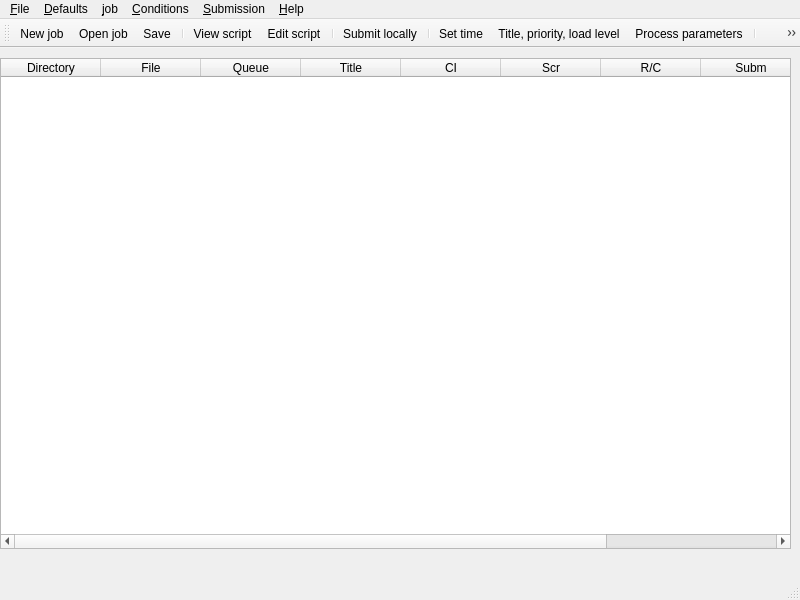
<?xml version="1.0" encoding="UTF-8"?>
<ui version="4.0">
 <class>MainWindow</class>
 <widget class="QMainWindow" name="MainWindow">
  <property name="geometry">
   <rect>
    <x>0</x>
    <y>0</y>
    <width>800</width>
    <height>600</height>
   </rect>
  </property>
  <property name="windowTitle">
   <string>Administer saved job files</string>
  </property>
  <property name="windowIcon">
   <iconset resource="resources.qrc">
    <normaloff>:/Btrw icon</normaloff>:/Btrw icon</iconset>
  </property>
  <property name="toolTip">
   <string/>
  </property>
  <widget class="QWidget" name="centralwidget">
   <widget class="QTableWidget" name="joblist">
    <property name="geometry">
     <rect>
      <x>0</x>
      <y>10</y>
      <width>791</width>
      <height>491</height>
     </rect>
    </property>
    <property name="contextMenuPolicy">
     <enum>Qt::CustomContextMenu</enum>
    </property>
    <property name="selectionMode">
     <enum>QAbstractItemView::SingleSelection</enum>
    </property>
    <property name="selectionBehavior">
     <enum>QAbstractItemView::SelectRows</enum>
    </property>
    <attribute name="horizontalHeaderVisible">
     <bool>true</bool>
    </attribute>
    <attribute name="verticalHeaderVisible">
     <bool>false</bool>
    </attribute>
    <column>
     <property name="text">
      <string>Directory</string>
     </property>
    </column>
    <column>
     <property name="text">
      <string>File</string>
     </property>
    </column>
    <column>
     <property name="text">
      <string>Queue</string>
     </property>
    </column>
    <column>
     <property name="text">
      <string>Title</string>
     </property>
    </column>
    <column>
     <property name="text">
      <string>CI</string>
     </property>
    </column>
    <column>
     <property name="text">
      <string>Scr</string>
     </property>
    </column>
    <column>
     <property name="text">
      <string>R/C</string>
     </property>
    </column>
    <column>
     <property name="text">
      <string>Subm</string>
     </property>
    </column>
    <column>
     <property name="text">
      <string>Ch</string>
     </property>
    </column>
   </widget>
  </widget>
  <widget class="QMenuBar" name="menubar">
   <property name="geometry">
    <rect>
     <x>0</x>
     <y>0</y>
     <width>800</width>
     <height>25</height>
    </rect>
   </property>
   <property name="defaultUp">
    <bool>false</bool>
   </property>
   <widget class="QMenu" name="menu_File">
    <property name="title">
     <string>&amp;File</string>
    </property>
    <addaction name="action_new_job"/>
    <addaction name="action_open_job"/>
    <addaction name="action_save"/>
    <addaction name="action_save_as"/>
    <addaction name="action_saveall"/>
    <addaction name="action_close"/>
    <addaction name="action_closedel"/>
    <addaction name="separator"/>
    <addaction name="action_progopts"/>
    <addaction name="separator"/>
    <addaction name="action_quit"/>
   </widget>
   <widget class="QMenu" name="menu_Defaults">
    <property name="title">
     <string>&amp;Defaults</string>
    </property>
    <addaction name="action_def_setcanc"/>
    <addaction name="separator"/>
    <addaction name="action_def_set_time"/>
    <addaction name="action_def_titprill"/>
    <addaction name="action_def_procpar"/>
    <addaction name="action_def_timelim"/>
    <addaction name="action_def_perms"/>
    <addaction name="action_def_mailwrite"/>
    <addaction name="separator"/>
    <addaction name="action_def_args"/>
    <addaction name="action_def_redirs"/>
    <addaction name="action_def_env"/>
   </widget>
   <widget class="QMenu" name="menu_job">
    <property name="title">
     <string>&amp;job</string>
    </property>
    <addaction name="action_job_setrun"/>
    <addaction name="action_job_setcanc"/>
    <addaction name="separator"/>
    <addaction name="action_job_set_time"/>
    <addaction name="action_job_titprill"/>
    <addaction name="action_job_procpar"/>
    <addaction name="action_job_timelim"/>
    <addaction name="action_job_perms"/>
    <addaction name="action_job_mailwrite"/>
    <addaction name="separator"/>
    <addaction name="action_job_args"/>
    <addaction name="action_job_redirs"/>
    <addaction name="action_job_env"/>
   </widget>
   <widget class="QMenu" name="menu_Submission">
    <property name="title">
     <string>&amp;Submission</string>
    </property>
    <addaction name="action_view_script"/>
    <addaction name="action_edit_script"/>
    <addaction name="separator"/>
    <addaction name="action_submit_locally"/>
    <addaction name="action_submit_remote"/>
   </widget>
   <widget class="QMenu" name="menu_Help">
    <property name="title">
     <string>&amp;Help</string>
    </property>
    <addaction name="action_About_BTRW"/>
   </widget>
   <widget class="QMenu" name="menu_Conditions">
    <property name="title">
     <string>&amp;Conditions</string>
    </property>
    <addaction name="action_job_conds"/>
    <addaction name="action_job_asses"/>
    <addaction name="separator"/>
    <addaction name="action_def_conds"/>
    <addaction name="action_def_asses"/>
   </widget>
   <addaction name="menu_File"/>
   <addaction name="menu_Defaults"/>
   <addaction name="menu_job"/>
   <addaction name="menu_Conditions"/>
   <addaction name="menu_Submission"/>
   <addaction name="menu_Help"/>
  </widget>
  <widget class="QStatusBar" name="statusbar"/>
  <widget class="QToolBar" name="toolBar">
   <property name="windowTitle">
    <string>toolBar</string>
   </property>
   <attribute name="toolBarArea">
    <enum>TopToolBarArea</enum>
   </attribute>
   <attribute name="toolBarBreak">
    <bool>false</bool>
   </attribute>
   <addaction name="action_new_job"/>
   <addaction name="action_open_job"/>
   <addaction name="action_save"/>
   <addaction name="separator"/>
   <addaction name="action_view_script"/>
   <addaction name="action_edit_script"/>
   <addaction name="separator"/>
   <addaction name="action_submit_locally"/>
   <addaction name="separator"/>
   <addaction name="action_job_set_time"/>
   <addaction name="action_job_titprill"/>
   <addaction name="action_job_procpar"/>
   <addaction name="separator"/>
   <addaction name="action_job_conds"/>
   <addaction name="action_job_asses"/>
  </widget>
  <action name="action_new_job">
   <property name="icon">
    <iconset resource="resources.qrc">
     <normaloff>:/new job file</normaloff>:/new job file</iconset>
   </property>
   <property name="text">
    <string>&amp;New job</string>
   </property>
   <property name="toolTip">
    <string>Create a new job</string>
   </property>
   <property name="shortcut">
    <string>Ctrl+N</string>
   </property>
  </action>
  <action name="action_open_job">
   <property name="icon">
    <iconset resource="resources.qrc">
     <normaloff>:/open job file</normaloff>:/open job file</iconset>
   </property>
   <property name="text">
    <string>&amp;Open job</string>
   </property>
   <property name="toolTip">
    <string>open an existing job file</string>
   </property>
   <property name="shortcut">
    <string>Ctrl+O</string>
   </property>
  </action>
  <action name="action_save">
   <property name="icon">
    <iconset resource="resources.qrc">
     <normaloff>:/save job file</normaloff>:/save job file</iconset>
   </property>
   <property name="text">
    <string>&amp;Save</string>
   </property>
   <property name="toolTip">
    <string>save job to file</string>
   </property>
   <property name="shortcut">
    <string>Ctrl+S</string>
   </property>
  </action>
  <action name="action_save_as">
   <property name="text">
    <string>Save &amp;as</string>
   </property>
   <property name="toolTip">
    <string>save job to prompted-for file name</string>
   </property>
   <property name="shortcut">
    <string>Ctrl+Shift+S</string>
   </property>
  </action>
  <action name="action_close">
   <property name="text">
    <string>&amp;Close</string>
   </property>
   <property name="toolTip">
    <string>close job file</string>
   </property>
   <property name="shortcut">
    <string>Ctrl+W</string>
   </property>
  </action>
  <action name="action_progopts">
   <property name="text">
    <string>&amp;Program options</string>
   </property>
  </action>
  <action name="action_quit">
   <property name="icon">
    <iconset resource="resources.qrc">
     <normaloff>:/Quit program</normaloff>:/Quit program</iconset>
   </property>
   <property name="text">
    <string>&amp;Quit</string>
   </property>
   <property name="toolTip">
    <string>Quit program</string>
   </property>
   <property name="shortcut">
    <string>Ctrl+Q</string>
   </property>
  </action>
  <action name="action_def_setcanc">
   <property name="checkable">
    <bool>true</bool>
   </property>
   <property name="text">
    <string>Set &amp;Cancelled</string>
   </property>
   <property name="toolTip">
    <string>Select this if you want new jobs to be set by default to the cancelled state
</string>
   </property>
  </action>
  <action name="action_def_titprill">
   <property name="text">
    <string>&amp;Title priority load level</string>
   </property>
   <property name="toolTip">
    <string>Set the default title, priority, load level and command interpreter</string>
   </property>
  </action>
  <action name="action_def_procpar">
   <property name="text">
    <string>&amp;Process parameters</string>
   </property>
   <property name="toolTip">
    <string>Set the default values for process parameters such as working directory,
umask, exit code ranges</string>
   </property>
  </action>
  <action name="action_def_timelim">
   <property name="text">
    <string>&amp;Time limits</string>
   </property>
   <property name="toolTip">
    <string>Set various default time limits</string>
   </property>
  </action>
  <action name="action_def_perms">
   <property name="text">
    <string>Per&amp;missions</string>
   </property>
   <property name="toolTip">
    <string>Set the default job permissions</string>
   </property>
  </action>
  <action name="action_def_mailwrite">
   <property name="text">
    <string>&amp;Mail / write</string>
   </property>
   <property name="toolTip">
    <string>Set the default mail and write message options</string>
   </property>
  </action>
  <action name="action_def_args">
   <property name="text">
    <string>Ar&amp;guments</string>
   </property>
   <property name="toolTip">
    <string>Set the default job arguments</string>
   </property>
  </action>
  <action name="action_def_redirs">
   <property name="text">
    <string>&amp;Redirections</string>
   </property>
   <property name="toolTip">
    <string>Set the default job redirections</string>
   </property>
  </action>
  <action name="action_job_setrun">
   <property name="text">
    <string>Set &amp;runnable</string>
   </property>
   <property name="shortcut">
    <string>R</string>
   </property>
  </action>
  <action name="action_job_setcanc">
   <property name="text">
    <string>Set &amp;cancelled</string>
   </property>
   <property name="shortcut">
    <string>Z</string>
   </property>
  </action>
  <action name="action_job_titprill">
   <property name="icon">
    <iconset resource="resources.qrc">
     <normaloff>:/Title priority load level</normaloff>:/Title priority load level</iconset>
   </property>
   <property name="text">
    <string>&amp;Title, priority, load level</string>
   </property>
   <property name="toolTip">
    <string>Title, priority, load level, command interpreter</string>
   </property>
   <property name="shortcut">
    <string>Ctrl+T</string>
   </property>
  </action>
  <action name="action_job_procpar">
   <property name="icon">
    <iconset resource="resources.qrc">
     <normaloff>:/Process parameters</normaloff>:/Process parameters</iconset>
   </property>
   <property name="text">
    <string>&amp;Process parameters</string>
   </property>
   <property name="toolTip">
    <string>Process parameters (directory, umask, ulimit) for the job</string>
   </property>
   <property name="shortcut">
    <string>Ctrl+P</string>
   </property>
  </action>
  <action name="action_job_timelim">
   <property name="text">
    <string>Time &amp;limits</string>
   </property>
   <property name="toolTip">
    <string>Time limits for the job</string>
   </property>
  </action>
  <action name="action_job_perms">
   <property name="text">
    <string>Per&amp;missions</string>
   </property>
   <property name="toolTip">
    <string>Permissions on the job</string>
   </property>
  </action>
  <action name="action_job_mailwrite">
   <property name="text">
    <string>&amp;Mail / Write</string>
   </property>
   <property name="toolTip">
    <string>Mail / Write flag settings</string>
   </property>
  </action>
  <action name="action_job_args">
   <property name="text">
    <string>&amp;Arguments</string>
   </property>
   <property name="toolTip">
    <string>Edit the job arguments</string>
   </property>
  </action>
  <action name="action_job_redirs">
   <property name="text">
    <string>&amp;Redirections</string>
   </property>
   <property name="toolTip">
    <string>Edit the job redirections</string>
   </property>
  </action>
  <action name="action_view_script">
   <property name="icon">
    <iconset resource="resources.qrc">
     <normaloff>:/View job script</normaloff>:/View job script</iconset>
   </property>
   <property name="text">
    <string>&amp;View script</string>
   </property>
   <property name="toolTip">
    <string>View the script of the job (read-only)</string>
   </property>
  </action>
  <action name="action_edit_script">
   <property name="icon">
    <iconset resource="resources.qrc">
     <normaloff>:/Edit job script</normaloff>:/Edit job script</iconset>
   </property>
   <property name="text">
    <string>&amp;Edit script</string>
   </property>
   <property name="toolTip">
    <string>Edit script of job in selected editor</string>
   </property>
  </action>
  <action name="action_submit_locally">
   <property name="icon">
    <iconset resource="resources.qrc">
     <normaloff>:/Submit job</normaloff>:/Submit job</iconset>
   </property>
   <property name="text">
    <string>&amp;Submit locally</string>
   </property>
   <property name="toolTip">
    <string>Submit job to local/standard server</string>
   </property>
  </action>
  <action name="action_submit_remote">
   <property name="text">
    <string>&amp;Submit remote</string>
   </property>
   <property name="toolTip">
    <string>Submit job to alternative server</string>
   </property>
  </action>
  <action name="action_About_BTRW">
   <property name="text">
    <string>&amp;About BTRW</string>
   </property>
  </action>
  <action name="action_job_conds">
   <property name="icon">
    <iconset resource="resources.qrc">
     <normaloff>:/Job conditions</normaloff>:/Job conditions</iconset>
   </property>
   <property name="text">
    <string>&amp;Conditions</string>
   </property>
   <property name="toolTip">
    <string>Set conditions on the job</string>
   </property>
  </action>
  <action name="action_job_asses">
   <property name="icon">
    <iconset resource="resources.qrc">
     <normaloff>:/Job assignments</normaloff>:/Job assignments</iconset>
   </property>
   <property name="text">
    <string>&amp;Assignments</string>
   </property>
   <property name="toolTip">
    <string>Set assignments on the job</string>
   </property>
  </action>
  <action name="action_def_conds">
   <property name="text">
    <string>&amp;Default conditions</string>
   </property>
   <property name="toolTip">
    <string>Set default conditions for new jobs</string>
   </property>
  </action>
  <action name="action_def_asses">
   <property name="text">
    <string>D&amp;efault assignments</string>
   </property>
   <property name="toolTip">
    <string>Set default assignments for new jobs</string>
   </property>
  </action>
  <action name="action_closedel">
   <property name="text">
    <string>Close and &amp;Delete</string>
   </property>
   <property name="toolTip">
    <string>This closes the job file and additionally deletes it.</string>
   </property>
  </action>
  <action name="action_saveall">
   <property name="text">
    <string>Save A&amp;ll</string>
   </property>
   <property name="toolTip">
    <string>Save all unsaved jobs</string>
   </property>
  </action>
  <action name="action_def_env">
   <property name="text">
    <string>&amp;Environment</string>
   </property>
   <property name="toolTip">
    <string>Set the default list of environment variables for the job</string>
   </property>
  </action>
  <action name="action_job_env">
   <property name="text">
    <string>&amp;Environment</string>
   </property>
   <property name="toolTip">
    <string>Edit the list of environment variables for the job</string>
   </property>
   <property name="shortcut">
    <string>Ctrl+E</string>
   </property>
  </action>
  <action name="action_job_set_time">
   <property name="icon">
    <iconset resource="resources.qrc">
     <normaloff>:/Set time</normaloff>:/Set time</iconset>
   </property>
   <property name="text">
    <string>&amp;Set time</string>
   </property>
   <property name="toolTip">
    <string>Set time and repeat parameters for the job</string>
   </property>
   <property name="shortcut">
    <string>T</string>
   </property>
  </action>
  <action name="action_def_set_time">
   <property name="text">
    <string>&amp;Set time</string>
   </property>
   <property name="toolTip">
    <string>Set the default time and repeat parameters</string>
   </property>
  </action>
  <action name="action_queue_prefix">
   <property name="text">
    <string>&amp;Queue prefix</string>
   </property>
  </action>
 </widget>
 <resources>
  <include location="resources.qrc"/>
 </resources>
 <connections/>
</ui>
